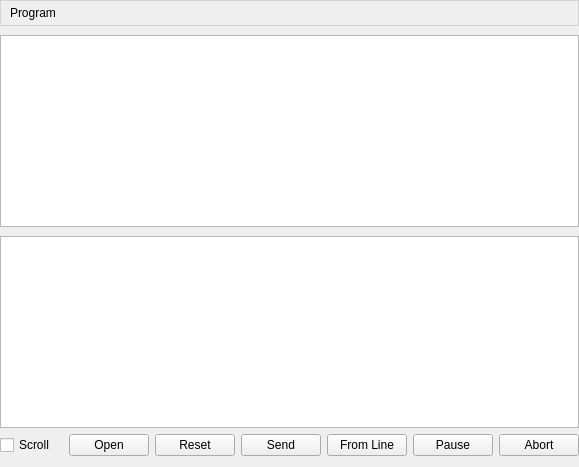
  <widget class="QWidget" name="centralWidget">
   <layout class="QVBoxLayout" name="verticalLayout_23" stretch="0,1">
    <property name="spacing">
     <number>0</number>
    </property>
    <property name="leftMargin">
     <number>0</number>
    </property>
    <property name="topMargin">
     <number>0</number>
    </property>
    <property name="rightMargin">
     <number>0</number>
    </property>
    <item>
     <widget class="QFrame" name="fraProgramTitle">
      <property name="styleSheet">
       <string notr="true">QFrame#fraProgramTitle {
	/*padding: 5 0 5 11;*/
	background-color: palette(window);
	border: 1px solid lightgray;
}
</string>
      </property>
      <property name="frameShape">
       <enum>QFrame::StyledPanel</enum>
      </property>
      <property name="frameShadow">
       <enum>QFrame::Raised</enum>
      </property>
      <layout class="QHBoxLayout" name="horizontalLayout_3" stretch="0,1,1">
       <property name="topMargin">
        <number>5</number>
       </property>
       <property name="bottomMargin">
        <number>5</number>
       </property>
       <item>
        <widget class="QLabel" name="grpProgram">
         <property name="styleSheet">
          <string notr="true">QLabel[overrided=&quot;true&quot;] {
	color: red;
}

QLabel[overrided=&quot;false&quot;] {
	color: palette(windowtext);
}</string>
         </property>
         <property name="text">
          <string>Program</string>
         </property>
        </widget>
       </item>
       <item>
        <widget class="QLabel" name="lblTableHistory">
         <property name="textFormat">
          <enum>Qt::RichText</enum>
         </property>
         <property name="alignment">
          <set>Qt::AlignRight|Qt::AlignTrailing|Qt::AlignVCenter</set>
         </property>
        </widget>
       </item>
       <item>
        <widget class="QLabel" name="lblTableHeightmapHistory">
         <property name="textFormat">
          <enum>Qt::RichText</enum>
         </property>
         <property name="alignment">
          <set>Qt::AlignRight|Qt::AlignTrailing|Qt::AlignVCenter</set>
         </property>
        </widget>
       </item>
      </layout>
     </widget>
    </item>
    <item>
     <widget class="QWidget" name="widgetProgram" native="true">
      <layout class="QVBoxLayout" name="verticalLayout_17">
       <property name="leftMargin">
        <number>0</number>
       </property>
       <property name="rightMargin">
        <number>0</number>
       </property>
       <property name="bottomMargin">
        <number>0</number>
       </property>
       <item>
        <layout class="QVBoxLayout" name="verticalLayout_21">
         <property name="spacing">
          <number>9</number>
         </property>
         <item>
          <widget class="QTableView" name="tblProgram">
           <property name="font">
            <font>
             <pointsize>9</pointsize>
            </font>
           </property>
           <property name="contextMenuPolicy">
            <enum>Qt::CustomContextMenu</enum>
           </property>
           <property name="selectionMode">
            <enum>QAbstractItemView::ContiguousSelection</enum>
           </property>
           <property name="selectionBehavior">
            <enum>QAbstractItemView::SelectRows</enum>
           </property>
           <property name="gridStyle">
            <enum>Qt::DashLine</enum>
           </property>
           <attribute name="horizontalHeaderMinimumSectionSize">
            <number>50</number>
           </attribute>
           <attribute name="horizontalHeaderHighlightSections">
            <bool>false</bool>
           </attribute>
           <attribute name="verticalHeaderVisible">
            <bool>false</bool>
           </attribute>
          </widget>
         </item>
         <item>
          <widget class="QTableView" name="tblHeightMap">
           <property name="alternatingRowColors">
            <bool>true</bool>
           </property>
           <property name="selectionMode">
            <enum>QAbstractItemView::SingleSelection</enum>
           </property>
           <property name="gridStyle">
            <enum>Qt::DashLine</enum>
           </property>
           <attribute name="horizontalHeaderVisible">
            <bool>false</bool>
           </attribute>
           <attribute name="horizontalHeaderDefaultSectionSize">
            <number>60</number>
           </attribute>
           <attribute name="horizontalHeaderHighlightSections">
            <bool>false</bool>
           </attribute>
           <attribute name="verticalHeaderVisible">
            <bool>false</bool>
           </attribute>
          </widget>
         </item>
        </layout>
       </item>
       <item>
        <layout class="QHBoxLayout" name="horizontalLayout_4">
         <item>
          <widget class="QCheckBox" name="chkAutoScroll">
           <property name="text">
            <string>Scroll</string>
           </property>
          </widget>
         </item>
         <item>
          <spacer name="spacerBot_2">
           <property name="orientation">
            <enum>Qt::Horizontal</enum>
           </property>
           <property name="sizeHint" stdset="0">
            <size>
             <width>8</width>
             <height>20</height>
            </size>
           </property>
          </spacer>
         </item>
         <item>
          <widget class="QPushButton" name="cmdFileOpen">
           <property name="text">
            <string>Open</string>
           </property>
          </widget>
         </item>
         <item>
          <widget class="QPushButton" name="cmdFileReset">
           <property name="text">
            <string>Reset</string>
           </property>
          </widget>
         </item>
         <item>
          <widget class="QPushButton" name="cmdFileSend">
           <property name="text">
            <string>Send</string>
           </property>
          </widget>
         </item>
         <item>
          <widget class="QPushButton" name="cmdFileSendFromLine">
           <property name="text">
            <string>From Line</string>
           </property>
          </widget>
         </item>
         <item>
          <widget class="QPushButton" name="cmdFilePause">
           <property name="text">
            <string>Pause</string>
           </property>
           <property name="checkable">
            <bool>true</bool>
           </property>
          </widget>
         </item>
         <item>
          <widget class="QPushButton" name="cmdFileAbort">
           <property name="text">
            <string>Abort</string>
           </property>
          </widget>
         </item>
        </layout>
       </item>
      </layout>
     </widget>
    </item>
   </layout>
  </widget>
